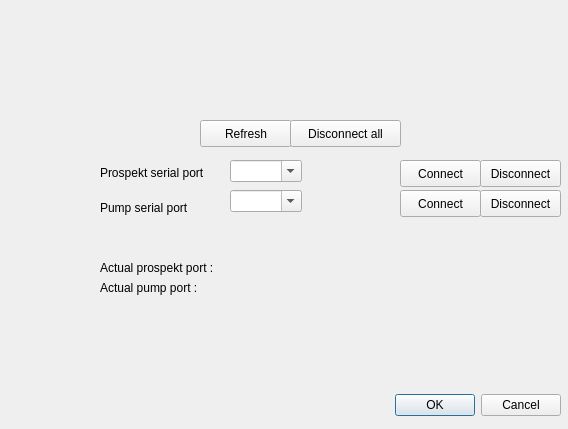
<?xml version="1.0" encoding="UTF-8"?>
<ui version="4.0">
 <class>Dialog_config</class>
 <widget class="QDialog" name="Dialog_config">
  <property name="geometry">
   <rect>
    <x>0</x>
    <y>0</y>
    <width>568</width>
    <height>429</height>
   </rect>
  </property>
  <property name="windowTitle">
   <string>Dialog</string>
  </property>
  <widget class="QDialogButtonBox" name="buttonBox">
   <property name="geometry">
    <rect>
     <x>220</x>
     <y>390</y>
     <width>341</width>
     <height>30</height>
    </rect>
   </property>
   <property name="orientation">
    <enum>Qt::Horizontal</enum>
   </property>
   <property name="standardButtons">
    <set>QDialogButtonBox::Cancel|QDialogButtonBox::Ok</set>
   </property>
  </widget>
  <widget class="QComboBox" name="comboBox_prospekt">
   <property name="geometry">
    <rect>
     <x>230</x>
     <y>160</y>
     <width>171</width>
     <height>25</height>
    </rect>
   </property>
   <property name="editable">
    <bool>true</bool>
   </property>
   <property name="sizeAdjustPolicy">
    <enum>QComboBox::AdjustToContents</enum>
   </property>
  </widget>
  <widget class="QLabel" name="label_prospekt">
   <property name="geometry">
    <rect>
     <x>100</x>
     <y>165</y>
     <width>131</width>
     <height>16</height>
    </rect>
   </property>
   <property name="text">
    <string>Prospekt serial port</string>
   </property>
  </widget>
  <widget class="QComboBox" name="comboBox_pump">
   <property name="geometry">
    <rect>
     <x>230</x>
     <y>190</y>
     <width>171</width>
     <height>25</height>
    </rect>
   </property>
   <property name="editable">
    <bool>true</bool>
   </property>
   <property name="sizeAdjustPolicy">
    <enum>QComboBox::AdjustToContents</enum>
   </property>
  </widget>
  <widget class="QLabel" name="label_pump">
   <property name="geometry">
    <rect>
     <x>100</x>
     <y>200</y>
     <width>131</width>
     <height>16</height>
    </rect>
   </property>
   <property name="text">
    <string>Pump serial port</string>
   </property>
  </widget>
  <widget class="QPushButton" name="pushButton_refresh">
   <property name="geometry">
    <rect>
     <x>200</x>
     <y>120</y>
     <width>92</width>
     <height>27</height>
    </rect>
   </property>
   <property name="text">
    <string>Refresh</string>
   </property>
  </widget>
  <widget class="QPushButton" name="pushButton_disconnect_prospekt">
   <property name="geometry">
    <rect>
     <x>480</x>
     <y>160</y>
     <width>81</width>
     <height>27</height>
    </rect>
   </property>
   <property name="text">
    <string>Disconnect</string>
   </property>
  </widget>
  <widget class="QPushButton" name="pushButton_disconnect_pump">
   <property name="geometry">
    <rect>
     <x>480</x>
     <y>190</y>
     <width>81</width>
     <height>27</height>
    </rect>
   </property>
   <property name="text">
    <string>Disconnect</string>
   </property>
  </widget>
  <widget class="QPushButton" name="pushButton_disconnect_all">
   <property name="geometry">
    <rect>
     <x>290</x>
     <y>120</y>
     <width>111</width>
     <height>27</height>
    </rect>
   </property>
   <property name="text">
    <string>Disconnect all</string>
   </property>
  </widget>
  <widget class="QPushButton" name="pushButton_connect_pump">
   <property name="geometry">
    <rect>
     <x>400</x>
     <y>190</y>
     <width>81</width>
     <height>27</height>
    </rect>
   </property>
   <property name="text">
    <string>Connect</string>
   </property>
  </widget>
  <widget class="QPushButton" name="pushButton_connect_prospekt">
   <property name="geometry">
    <rect>
     <x>400</x>
     <y>160</y>
     <width>81</width>
     <height>27</height>
    </rect>
   </property>
   <property name="text">
    <string>Connect</string>
   </property>
  </widget>
  <widget class="QLabel" name="label">
   <property name="geometry">
    <rect>
     <x>100</x>
     <y>260</y>
     <width>161</width>
     <height>16</height>
    </rect>
   </property>
   <property name="text">
    <string>Actual prospekt port :</string>
   </property>
  </widget>
  <widget class="QLabel" name="label_2">
   <property name="geometry">
    <rect>
     <x>100</x>
     <y>280</y>
     <width>161</width>
     <height>16</height>
    </rect>
   </property>
   <property name="text">
    <string>Actual pump port :</string>
   </property>
  </widget>
  <widget class="QLabel" name="label_prospekt_port">
   <property name="geometry">
    <rect>
     <x>250</x>
     <y>260</y>
     <width>191</width>
     <height>16</height>
    </rect>
   </property>
   <property name="text">
    <string/>
   </property>
  </widget>
  <widget class="QLabel" name="label_pump_port">
   <property name="geometry">
    <rect>
     <x>250</x>
     <y>280</y>
     <width>191</width>
     <height>16</height>
    </rect>
   </property>
   <property name="text">
    <string/>
   </property>
  </widget>
 </widget>
 <resources/>
 <connections>
  <connection>
   <sender>buttonBox</sender>
   <signal>accepted()</signal>
   <receiver>Dialog_config</receiver>
   <slot>accept()</slot>
   <hints>
    <hint type="sourcelabel">
     <x>438</x>
     <y>404</y>
    </hint>
    <hint type="destinationlabel">
     <x>394</x>
     <y>332</y>
    </hint>
   </hints>
  </connection>
  <connection>
   <sender>buttonBox</sender>
   <signal>rejected()</signal>
   <receiver>Dialog_config</receiver>
   <slot>reject()</slot>
   <hints>
    <hint type="sourcelabel">
     <x>506</x>
     <y>410</y>
    </hint>
    <hint type="destinationlabel">
     <x>286</x>
     <y>274</y>
    </hint>
   </hints>
  </connection>
 </connections>
</ui>
